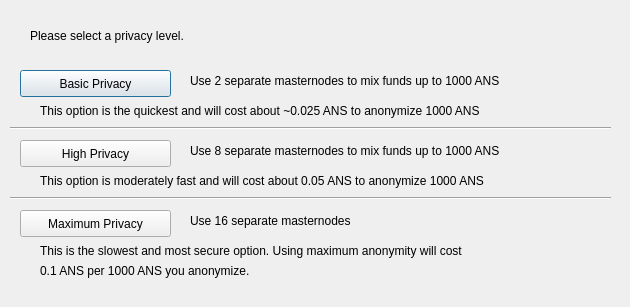
<?xml version="1.0" encoding="UTF-8"?>
<ui version="4.0">
 <class>DarksendConfig</class>
 <widget class="QDialog" name="DarksendConfig">
  <property name="geometry">
   <rect>
    <x>0</x>
    <y>0</y>
    <width>630</width>
    <height>307</height>
   </rect>
  </property>
  <property name="windowTitle">
   <string>Configure PrivateSend</string>
  </property>
  <widget class="QPushButton" name="buttonBasic">
   <property name="geometry">
    <rect>
     <x>20</x>
     <y>70</y>
     <width>151</width>
     <height>27</height>
    </rect>
   </property>
   <property name="text">
    <string>Basic Privacy</string>
   </property>
  </widget>
  <widget class="QPushButton" name="buttonHigh">
   <property name="geometry">
    <rect>
     <x>20</x>
     <y>140</y>
     <width>151</width>
     <height>27</height>
    </rect>
   </property>
   <property name="text">
    <string>High Privacy</string>
   </property>
  </widget>
  <widget class="QPushButton" name="buttonMax">
   <property name="geometry">
    <rect>
     <x>20</x>
     <y>210</y>
     <width>151</width>
     <height>27</height>
    </rect>
   </property>
   <property name="text">
    <string>Maximum Privacy</string>
   </property>
  </widget>
  <widget class="QLabel" name="label">
   <property name="geometry">
    <rect>
     <x>30</x>
     <y>20</y>
     <width>571</width>
     <height>31</height>
    </rect>
   </property>
   <property name="text">
    <string>Please select a privacy level.</string>
   </property>
  </widget>
  <widget class="QLabel" name="label_2">
   <property name="geometry">
    <rect>
     <x>190</x>
     <y>70</y>
     <width>421</width>
     <height>21</height>
    </rect>
   </property>
   <property name="text">
    <string>Use 2 separate masternodes to mix funds up to 1000 ANS</string>
   </property>
  </widget>
  <widget class="QLabel" name="label_3">
   <property name="geometry">
    <rect>
     <x>190</x>
     <y>140</y>
     <width>411</width>
     <height>21</height>
    </rect>
   </property>
   <property name="text">
    <string>Use 8 separate masternodes to mix funds up to 1000 ANS</string>
   </property>
  </widget>
  <widget class="QLabel" name="label_4">
   <property name="geometry">
    <rect>
     <x>190</x>
     <y>210</y>
     <width>421</width>
     <height>21</height>
    </rect>
   </property>
   <property name="text">
    <string>Use 16 separate masternodes</string>
   </property>
  </widget>
  <widget class="QLabel" name="label_6">
   <property name="geometry">
    <rect>
     <x>40</x>
     <y>100</y>
     <width>561</width>
     <height>21</height>
    </rect>
   </property>
   <property name="text">
    <string>This option is the quickest and will cost about ~0.025 ANS to anonymize 1000 ANS</string>
   </property>
  </widget>
  <widget class="QLabel" name="label_7">
   <property name="geometry">
    <rect>
     <x>40</x>
     <y>170</y>
     <width>561</width>
     <height>21</height>
    </rect>
   </property>
   <property name="text">
    <string>This option is moderately fast and will cost about 0.05 ANS to anonymize 1000 ANS</string>
   </property>
  </widget>
  <widget class="QLabel" name="label_8">
   <property name="geometry">
    <rect>
     <x>40</x>
     <y>240</y>
     <width>561</width>
     <height>21</height>
    </rect>
   </property>
   <property name="text">
    <string>This is the slowest and most secure option. Using maximum anonymity will cost</string>
   </property>
  </widget>
  <widget class="QLabel" name="label_9">
   <property name="geometry">
    <rect>
     <x>40</x>
     <y>260</y>
     <width>561</width>
     <height>21</height>
    </rect>
   </property>
   <property name="text">
    <string>0.1 ANS per 1000 ANS you anonymize.</string>
   </property>
  </widget>
  <widget class="Line" name="line">
   <property name="geometry">
    <rect>
     <x>10</x>
     <y>120</y>
     <width>601</width>
     <height>16</height>
    </rect>
   </property>
   <property name="orientation">
    <enum>Qt::Horizontal</enum>
   </property>
  </widget>
  <widget class="Line" name="line_2">
   <property name="geometry">
    <rect>
     <x>10</x>
     <y>190</y>
     <width>601</width>
     <height>16</height>
    </rect>
   </property>
   <property name="orientation">
    <enum>Qt::Horizontal</enum>
   </property>
  </widget>
 </widget>
 <resources/>
 <connections/>
</ui>
